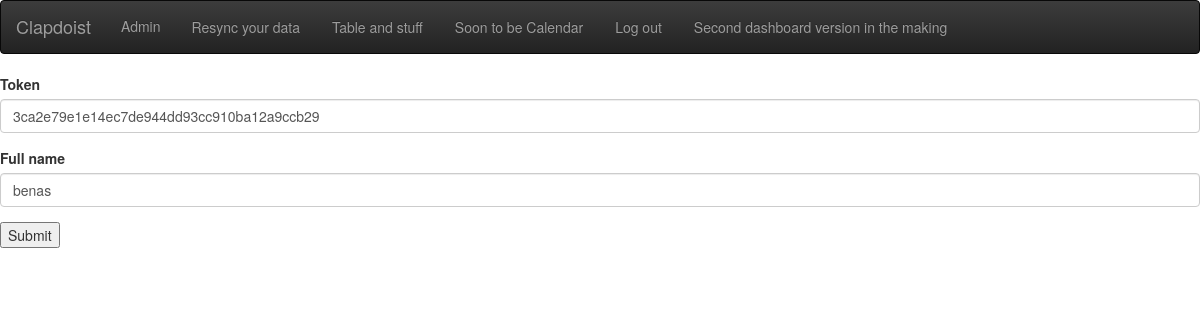
The page /accounts/editprofile/ (signed in) on the database its author committed.
### accounts/models.py (models this page shows, shortened)
class UserProfile(models.Model):
    user = models.OneToOneField(User,on_delete=models.CASCADE)
    userid = models.BigIntegerField(unique=True,blank=True,null=True)
    token = models.CharField(max_length=100,unique=True,blank=True,null=True)
    email = models.EmailField(unique=True,blank=True,null=True)
    full_name = models.CharField(max_length=100,blank=True,null=True)
    inbox_project = models.IntegerField(blank=True,null=True)
    start_day = models.IntegerField(blank=True,null=True)
    next_week = models.IntegerField(blank=True,null=True)
    sort_order = models.IntegerField(blank=True,null=True)
    mobile_number = models.CharField(max_length=20,blank=True,null=True)
    mobile_host = models.CharField(max_length=50,blank=True,null=True)
    completed_count = models.IntegerField(blank=True,null=True)
    completed_today = models.IntegerField(blank=True,null=True)
    karma = models.IntegerField(blank=True,null=True)
    karma_trend = models.CharField(max_length=20,blank=True,null=True)
    is_premium = models.BooleanField(default=False)
    premium_until = models.CharField(max_length=100,blank=True,null=True)
    is_biz_admin = models.BooleanField(default=False)
    business_account_id = models.ForeignKey('self',to_field='id',blank=True,null=True,on_delete=models.PROTECT)
    join_date = models.DateTimeField(blank=True,null=True)

### accounts/views.py (the view)
@login_required(login_url = 'login')
def edit_profile(request):
    user = request.user
    if request.method == 'POST' :
        profile_form = EditProfileInformationForm(data=request.POST,instance = request.user.userprofile)
        if profile_form.is_valid():
            profile_form.save()
            syncTodoist(user.userprofile.token)
            return redirect('/projektai/')
        else:
            print(profile_form.errors)
    else:
        profile_form = EditProfileInformationForm(instance = request.user.userprofile)
    args = {'profile_form':profile_form}
    return render(request,'accounts/profileform.html',args)

### accounts/forms.py
class EditProfileInformationForm(forms.ModelForm):
    class Meta():
        model = UserProfile
        fields=(
            'token',
            'full_name',
        )

### accounts/templates/accounts/profileform.html (shortened to what this page needs)
{% extends "base.html" %}
{% block content %}
{% load bootstrap3 %}
<form class="" method="post">
  {% bootstrap_form profile_form %}
  <button type="submit" name="button">Submit</button>
</form>
{% endblock %}

### rows shown on the page
UserProfile: token "3ca2e79e1e14ec7de944dd93cc910ba12a9ccb29", full_name "benas"
